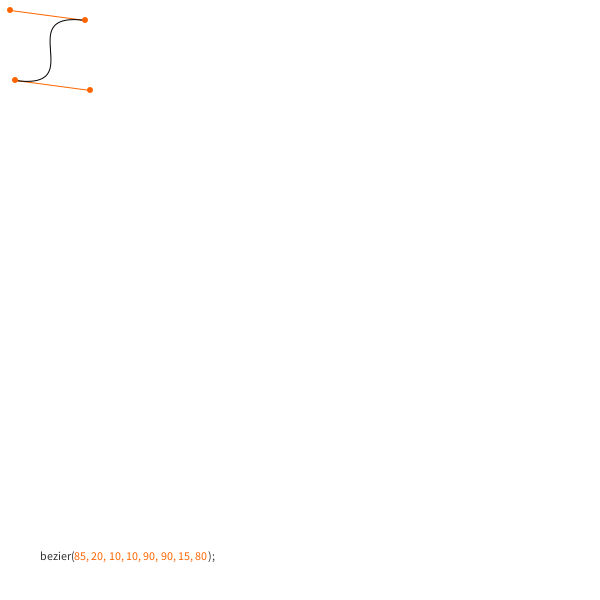
Frame 1 (no input)
Frame 60 (the mouse pressed at the canvas centre just before this capture): identical to frame 1, image omitted
Frame 120 (the mouse held since frame 60 and released just before this capture): identical to frame 1, image omitted

The Processing sketch that drew this single still picture (run headless with seeded random() and noise(); from frame 60 on, the mouse is pressed at the canvas centre):

// Processing sketch: bezier_generator
// ── bezier_generator.pde
// Bezier points
controlPoint cp1;
controlPoint cp2;

// Curve Points
controlPoint bp1;
controlPoint bp2;



void setup() {

  size(600, 600);

  // Set window position on screen
  surface.setLocation(0, 0);

  // Init interactive control point 1
  cp1 = new controlPoint(10, 10);

  // Init interactive control point 2
  cp2 = new controlPoint(90, 90);

  // Init interactive bezier curve point 1
  bp1 = new controlPoint(85, 20);

  // Init interactive bezier curve point 2
  bp2 = new controlPoint(15, 80);
}


void draw() {


  background(255);

  noFill();
  stroke(255, 102, 0);
  line(bp1.x, bp1.y, cp1.x, cp1.y);
  line(cp2.x, cp2.y, bp2.x, bp2.y);
  stroke(0, 0, 0);
  bezier(bp1.x, bp1.y, cp1.x, cp1.y, cp2.x, cp2.y, bp2.x, bp2.y);

  // Draw cp1
  cp1.display();

  // Draw cp2
  cp2.display();

  // Draw bp1
  bp1.display();

  // Draw bp2
  bp2.display();
  
  // draw info on canvas
  pushStyle();
  fill(50);
  text("bezier(", 40, height - 40);
  fill(255, 100, 0);
  text(bp1.x + ", " + bp1.y + ", " + cp1.x + ", " + cp1.y + ", " + cp2.x + ", " + cp2.y + ", " + bp2.x + ", " + bp2.y, 40 + textWidth("bezier("), height - 40);
  fill(50);
  text(");", 40 + textWidth("bezier(") + textWidth(bp1.x + ", " + bp1.y + ", " + cp1.x + ", " + cp1.y + ", " + cp2.x + ", " + cp2.y + ", " + bp2.x + ", " + bp2.y), height - 40);
  popStyle();
}

// ── controlPoint.pde
class controlPoint {
  int x, y;
  color cl;
  float rad;
  boolean isDown;

  controlPoint(int x, int y) {
    this.x = x;
    this.y = y;

    rad = 6;
    cl = color(255, 100, 0);
    isDown = false;
  }

  void display() {
    pushStyle();
    noStroke();
    fill(cl);
    circle(this.x, this.y, rad);
    popStyle();

    if (dist(mouseX, mouseY, this.x, this.y) < rad) {
      cl = color(100, 255, 0);

      if (mousePressed) {
        isDown = true;
      }
    } else {
      cl = color(255, 100, 0);
    }
    
    
    if(!mousePressed) {
      isDown = false;
    }

    if (isDown) {
      cl = color(100, 255, 0);
      this.x = mouseX;
      this.y = mouseY;
    }
  }
}
